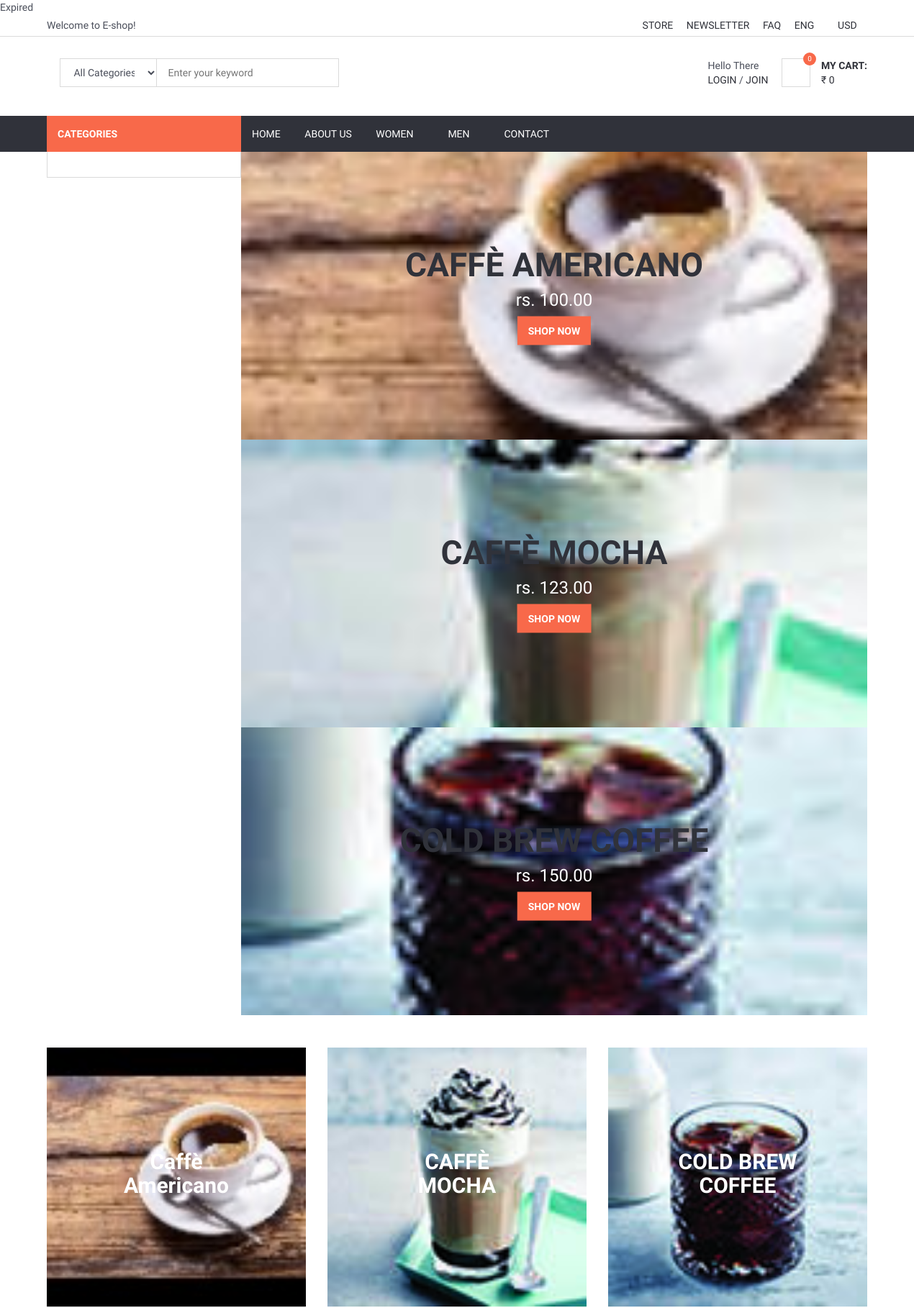
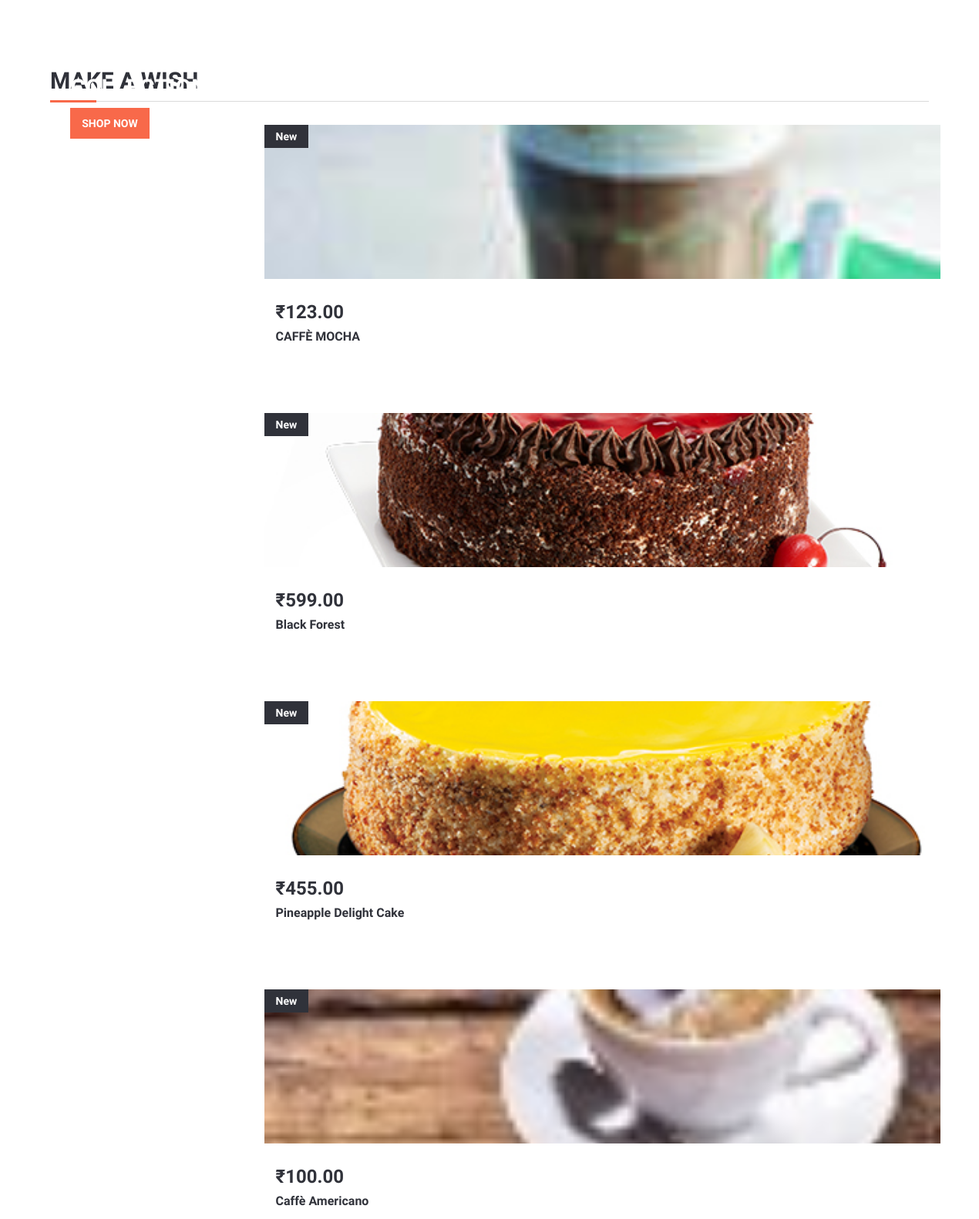
The page / (upper part) on the database its author committed (2 pictures, top to bottom).
### product/models.py (models this page shows, shortened)
class Product(models.Model):
    STATUS = (
        ('True', 'True'),
        ('False', 'False'),
    )
    VARIANTS = (
        ('None', 'None'),
        ('Size', 'Size'),
        ('Color', 'Color'),
        ('Size-Color', 'Size-Color'),
    )
    category = models.ForeignKey(Category, on_delete=models.CASCADE) #many to one relation with Category
    title = models.CharField(max_length=150)
    keywords = models.CharField(max_length=255)
    description = models.TextField(max_length=500)
    image=models.ImageField(upload_to='images/',null=False)
    price = models.DecimalField(max_digits=12, decimal_places=2,default=0)
    amount=models.IntegerField(default=0)
    minamount=models.IntegerField(default=3)
    variant=models.CharField(max_length=10,choices=VARIANTS, default='None')
    detail= RichTextUploadingField()
    slug = models.SlugField(null=False, unique=True)
    status=models.CharField(max_length=10,choices=STATUS)
    create_at=models.DateTimeField(auto_now_add=True)
    update_at=models.DateTimeField(auto_now=True)
    goeswell = models.ForeignKey('self', on_delete=models.CASCADE, blank=True, null=True, related_name='well')
    weightInGram = models.IntegerField(default=100)
    def image_tag(self):
        return mark_safe('<img src="{}" height="50px" width="50px"/>'.format(self.image.url))
    image_tag.short_description = 'image'
    def avaregereview(self):
        reviews = Comment.objects.filter(product=self, status='True').aggregate(avarage=Avg('rate'))
        avg = 0
        if reviews["avarage"] is not None:
            avg = float(reviews["avarage"])
        return avg

class WishList(models.Model):
    user = models.ForeignKey(User, on_delete=models.SET_NULL, null=True)
    product = models.ForeignKey(Product, on_delete=models.SET_NULL, null=True)
    variant = models.ForeignKey(Variants, on_delete=models.SET_NULL, blank=True, null=True)
    checked = models.BooleanField(default=False)

class Variants(models.Model):
    title = models.CharField(max_length=100, blank=True,null=True)
    product = models.ForeignKey(Product, on_delete=models.CASCADE)
    color = models.ForeignKey(Color, on_delete=models.CASCADE,blank=True,null=True)
    size = models.ForeignKey(Size, on_delete=models.CASCADE,blank=True,null=True)
    image_id = models.IntegerField(blank=True,null=True,default=0)
    quantity = models.IntegerField(default=1)
    price = models.DecimalField(max_digits=12, decimal_places=2,default=0)
    weightInGram = models.IntegerField(default=100)
    def image(self):
        img = Images.objects.get(id=self.image_id)
        if img.id is not None:
             varimage=img.image.url
        else:
            varimage=""
        return varimage

class Images(models.Model):
    product=models.ForeignKey(Product,on_delete=models.CASCADE)
    title = models.CharField(max_length=50,blank=True)
    image = models.ImageField(blank=True, upload_to='images/')

### home/views.py (the view)
# urls.py: path('', views.index, name='index'),
def index(request):
    current_user = request.user  # Access User Session information
    setting = Setting.objects.get(pk=1)
    products_slider = Product.objects.all().order_by('id')[:3]# first 3 products
    products_latest = Product.objects.all().order_by('-id')[:8]# last 8 products
    products_coffee = Product.objects.filter(keywords__contains='coffee')# status true
    products_picked = Product.objects.all().order_by('?')[:8]# random 8 products
    page = "home"
    wishlist = WishList.objects.filter(user_id=current_user.id)
    topwish = WishList.objects.raw('select w.*, count(w.product_id) as times from product_wishlist w group by w.product_id order by times desc;')
    countWish = wishlist.count()
    myshopcart = ShopCart.objects.filter(user_id=current_user.id)
    variant = Variants.objects.all()
    discountP = ProductDiscount.objects.all()
    print(topwish)
    context = {'setting' : setting, 'page':page, 'products_slider': products_slider, 'products_latest': products_latest,
               'products_coffee': products_coffee, 'products_random': products_picked, 'wishlist':wishlist, 'myshopcart': myshopcart,
               'variant': variant,'n': 'False', 'discountP': discountP, 'countWish': countWish, 'topwish':topwish,}
    return render(request, 'index.html', context)

### home/templatetags/myapptags.py (called while the page is built, shortened)
@register.simple_tag
def categorylist():
    return Category.objects.all()

@register.simple_tag
def shopcartcount(userid):
    count = ShopCart.objects.filter(user_id=userid).count()
    return count

@register.simple_tag
def shopcartAmount(userid):
    totalamount = 0
    userShopCart = ShopCart.objects.filter(user_id=userid)
    return totalamount

@register.simple_tag
def shopcartItems(userid):
    userShopCart = ShopCart.objects.filter(user_id=userid)
    return userShopCart

@register.simple_tag
def check_productDiscount_expiry(request):
    discounts = ProductDiscount.objects.filter()
    return discounts

@register.simple_tag
def cashBackRecieved(): #byCoupon
    userOrders = Order.objects.filter(status='Completed', cashBackIssuedStatus=False)
    for everyuserOrder in userOrders:
        cashBack = everyuserOrder.cashBackIssued

### product/models.py (called while the page is built)
    def __str__(self):
        return self.name

    def __str__(self):
        return self.name

### home/templates/index.html (shortened to what this page needs)
{% extends 'homebase.html' %}
{% block sidebar %} {% include 'sidebar.html' %} {% endblock %}
{% block slider %} {% include 'slider.html' %} {% endblock %}
{% block body %} {% include 'content.html' %}  {% endblock %}

### home/templates/slider.html
{% load static %}
	<div id="home">
		<div class="container">
			<div class="home-wrap">
				<div id="home-slick">
			{% for rs in products_slider %}
					<div class="banner banner-1">
						<img src="{{ rs.image.url }}" alt="" style=" height: 400px;object-fit: cover;">
						<div class="banner-caption text-center">
							<h1>{{ rs.title }}</h1>
							<h3 class="white-color font-weak">rs. {{ rs.price }}</h3>
							<a href="{% url 'product_detail' rs.id rs.slug %}" class="primary-btn">Shop Now</a>
						</div>
					</div>
			{% endfor %}
				</div>
			</div>
		</div>
	</div>

### home/templates/content.html (shortened to what this page needs)
{% load static %}
{% load mathfilters %}
	<div class="section">
		<div class="container">
			<div class="row">
	{% for rs in products_slider %}
				<div class="col-md-4 col-sm-6">
					<a class="banner banner-1" href="#">
						<img src="{{ rs.image.url }}" alt="" style="width:100%;">
						<div class="banner-caption text-center">
							<h2 class="white-color">{{ rs.title }}</h2>
						</div>
					</a>
				</div>
	{% endfor %}
			</div>
		</div>
	</div>
	<div class="section">
		<div class="container">
			<div class="row">
				<div class="col-md-12">
					<div class="section-title">
				{% if countWish >= 3 %}
						<h2 class="title">Your Favourites</h2>
				{% else %}
						<h2 class="title">Make A Wish</h2>
				{% endif %}
					</div>
				</div>
				<div class="col-md-3 col-sm-6 col-xs-6">
					<div class="banner banner-2">
						<div class="banner-caption">
							<h2 class="white-color">NEW<br>COLLECTION</h2>
							<a href="/product/{{ rs.id }}/{{ rs.slug }}" class="primary-btn">Shop Now</a>
						</div>
					</div>
				</div>
				<div class="col-md-9 col-sm-6 col-xs-6">
					<div class="row">
						<div id="product-slick-1" class="product-slick">
	{% if countWish >= 3 %}
		{% for rs in wishlist %}
							<div class="product product-single">
								<div class="product-thumb">
									<div class="product-label">
										<span>New</span>
										{% for dp in discountP %}
											{% if dp.product_id == rs.product_id and dp.variant_id == rs.variant_id and dp.discountPercent > 0 %}
										<span class="sale">-{{ dp.discountPercent }}%</span>
											{% endif %}
										{% endfor %}
									</div>
									{% for dp in discountP %}
											{% if dp.product_id == rs.product_id and dp.variant_id == rs.variant_id and dp.discountPercent > 0 %}
									<ul class="product-countdown">
										<li><span>{{ dp.expiryDay }} Day</span></li>
										<li><span>{{ dp.expiryHour }} Hour</span></li>
									</ul>
									{% endif %}
										{% endfor %}
									<a href="/product/{{ rs.product.id }}/{{ rs.product.slug }}" class="main-btn quick-view"><i class="fa fa-search-plus"></i> Quick view</a>
									 {% if rs.variant.image_id > 0 %}
                                    <img alt="" src="{{rs.variant.image }}" style=" height: 200px; object-fit: cover;" >
                                    {% else %}
                                    <img alt="" src="{{rs.product.image.url}}" style=" height: 200px; object-fit: cover;">
                                    {% endif %}
								</div>
								<div class="product-body">
									<h3 class="product-price">
										{% for dp in discountP %}
											{% if dp.product_id == rs.product_id and dp.variant_id == rs.variant_id %}
										<del class="product-old-price">
											{% else %}
											<span>
												{% endif %}
												{% endfor %}
											₹{% if rs.variant != None %}{{ rs.variant.price }}{% else %}{{ rs.product.price }}{% endif %}
										</del>
										{% for dp in discountP %}
											{% if dp.product_id == rs.product_id and dp.variant_id == rs.variant_id %}
										<span>₹{{ dp.DiscountPrice }}
										</span>
										{% endif %}
										{% endfor %}
									</h3>
									<div class="product-rating">
										<i class="fa fa-star{% if rs.product.avaregereview < 1 %}-o empty{% endif %}"></i>
                                	<i class="fa fa-star{% if rs.product.avaregereview < 2 %}-o empty{% endif %}"></i>
                                	<i class="fa fa-star{% if rs.product.avaregereview < 3 %}-o empty{% endif %}"></i>
                                	<i class="fa fa-star{% if rs.product.avaregereview < 4 %}-o empty{% endif %}"></i>
                                	<i class="fa fa-star{% if rs.product.avaregereview < 5 %}-o empty{% endif %}"></i>
									</div>
									<h2 class="product-name"><a href="#">{{ rs.product.title }}</a></h2>
									<div class="product-btns">
										<form action="/product/addtowishlist/{{ rs.product.id }}/" id="addwishlist-form" method="post" style="display: inline;">
									<input type="hidden" name="checked" id="checked" value="{{ rs.checked }}">
									<input type="hidden" name="variantid" id="variantid" value="{{ rs.variant.id }}">
									{% csrf_token %}
									<button type="submit"  class="{% if rs.checked is not True %}main-btn icon-btn{% else %} primary-btn{% endif %}"><i class="fa fa-heart{% if rs.checked is not True %}-o empty{% endif %}"></i></button>
								</form>
								<form action="/order/addtoshopcart/{{ rs.product.id }}" method="post"  id="addchart-form"style="display: inline;">
                                    {% csrf_token %}
                                    <input type="hidden" name="variantid" id="variantid1" value="{{ rs.variant.id }}">
									{% if myshopcart %}
                                    {% for tu in myshopcart %}
									{% if tu.product == rs.product and tu.variant == rs.variant %}
									<input class="input main-btn icon-btn" name="quantity" type="number" value= {% if tu.quantity == 0 %}"0" {% else %}"{{tu.quantity}}" {% endif %} min="1" max={% if tu.product.variant != 'None' %}"{{ tu.variant.quantity }}" {% else %} "{{ tu.product.amount }}"{% endif %}>
									{% else %}
									<input type="hidden" name="quantity" id="quantity" value="1">
									{% endif %}
									{% endfor %}
                                    {% else %}
                                    <input type="hidden" name="quantity" id="quantity" value="1">
                                    {% endif %}
                                    <button type="submit"  {% if rs.variant.quantity < 1 or rs.product.amount < 1  %} disabled {% endif %} class="primary-btn add-to-cart">
									<i class="fa fa-shopping-cart"></i> Add to Cart</button>
								</form></div>
								</div>
							</div>
		{% endfor %}
	{% else %}
							{% for rs in topwish %}
							<div class="product product-single">
								<div class="product-thumb">
									<div class="product-label">
										<span>New</span>
									</div>
									 {% if rs.variant.image_id > 0 %}
                                    <img alt="" src="{{rs.variant.image }}" style=" height: 200px; object-fit: cover;" >
                                    {% else %}
                                    <img alt="" src="{{rs.product.image.url}}" style=" height: 200px; object-fit: cover;">
                                    {% endif %}
								</div>
								<div class="product-body">
									<h3 class="product-price">
											₹{% if rs.variant != None %}{{ rs.variant.price }}{% else %}{{ rs.product.price }}{% endif %}
									</h3>
									<div class="product-rating">
										<i class="fa fa-star{% if rs.product.avaregereview < 1 %}-o empty{% endif %}"></i>
                                	<i class="fa fa-star{% if rs.product.avaregereview < 2 %}-o empty{% endif %}"></i>
                                	<i class="fa fa-star{% if rs.product.avaregereview < 3 %}-o empty{% endif %}"></i>
                                	<i class="fa fa-star{% if rs.product.avaregereview < 4 %}-o empty{% endif %}"></i>
                                	<i class="fa fa-star{% if rs.product.avaregereview < 5 %}-o empty{% endif %}"></i>
									</div>
									<h2 class="product-name"><a href="#">{{ rs.product.title }}</a></h2>
								</div>
							</div>
		{% endfor %}
	{% endif %}
						</div>
					</div>
				</div>
			</div>
		</div>
	</div>

### home/static/css/style.css (style rules this page uses)
body { font-family: 'Hind', sans-serif; color: #4A4E5A; overflow-x: hidden; }
h1, h2, h3, h4, h5, h6 { color: #30323A; margin: 0 0 10px; font-weight: 700; }
.white-color { color: #FFF; }
.font-weak { font-weight: 400; }
.main-btn, .primary-btn { display: inline-block; padding: 10px 15px; text-transform: uppercase; font-weight: 700; border: none; -webkit-transition: 0.3s all; transition: 0.3s all; }
.primary-btn { color: #FFF; background-color: #F8694A; }
.section { padding-top: 30px; padding-bottom: 30px; }
.section-title { position: relative; margin-bottom: 15px; margin-top: 15px; border-bottom: 1px solid #DADADA; }
.section-title .title { display: inline-block; text-transform: uppercase; }
.section-title:after { content: ""; position: absolute; left: 0; bottom: -1.5px; height: 3px; width: 60px; background-color: #F8694A; }
.banner { display: block; position: relative; margin-top: 15px; margin-bottom: 15px; }
.banner>img { width: 100%; }
.banner.banner-1 .banner-caption { position: absolute; top: 50%; left: 50%; -webkit-transform: translate(-50%, -50%); -ms-transform: translate(-50%, -50%); transform: translate(-50%, -50%); }
.banner.banner-2 .banner-caption { position: absolute; left: 10%; right: 10%; bottom: 10%; }
.banner h1 { font-size: 46px; text-transform: uppercase; }
#home .home-wrap { margin-left: 270px; }
#home-slick .banner { margin: 0px; }
.product .product-rating { display: inline-block; }
.product .product-rating>i { color: #FFB656; }
.product .product-rating>i.empty { color: #DADADA; }
.product .product-label>span { position: relative; display: inline-block; padding: 5px 15px; font-weight: 700; color: #FFF; background-color: #30323A; z-index: 22; }
.product.product-single { margin-top: 15px; margin-bottom: 15px; -webkit-transition: 0.3s all; transition: 0.3s all; }
.product.product-single .product-thumb { position: relative; margin-bottom: 15px; }
.product.product-single .product-thumb>img { width: 100%; }
.product.product-single .product-thumb:after { content: ""; position: absolute; top: 0; left: 0; right: 0; bottom: 0; background-color: #FFF; opacity: 0; visibility: hidden; z-index: 0; -webkit-transition: 0.3s all; transition: 0.3s all; }
.product.product-single .product-label { position: absolute; left: 0; top: 0; }
.product.product-single .product-label>span { display: block; }
.product.product-single .product-body { padding: 15px; }
.product.product-single .product-price { display: inline-block; }
.product.product-single .product-rating { float: right; margin-top: 5px; }
.product.product-single .product-name { font-size: 16px; }

### rows shown on the page
Product: image (picture), title "CAFFÈ AMERICANO", price "100.00", title "Caffè Americano"
Product: image (picture), title "CAFFÈ MOCHA", price "123.00"
Product: image (picture), title "COLD BREW COFFEE", price "150.00"
WishList: product.image (picture), product.price "123.00", product "CAFFÈ MOCHA"
WishList: variant.image (picture), variant.price "599.00", product "Black Forest"
WishList: variant.image (picture), variant.price "455.00", product "Pineapple Delight Cake"
WishList: product.image (picture), product.price "100.00", product "Caffè Americano"

### other values the page prints
{{ sub_dict.subscriptionPeriod }} "Expired"
{{ count }} "0"
{{ totalamount }} "0"
